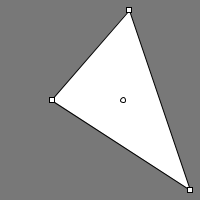
Frame 1 (no input)
Frame 60 (the mouse pressed at the canvas centre just before this capture): identical to frame 1, image omitted
Frame 120 (the mouse held since frame 60 and released just before this capture): identical to frame 1, image omitted

The Processing sketch that drew this single still picture (run headless with seeded random() and noise(); from frame 60 on, the mouse is pressed at the canvas centre):

// Processing sketch: processing_1438
// ── processing_1438.pde

/**
 *   fjenett, february 21st 2005, offenbach-germany
 *   updated 2009-04 for processing 1.0.3.
 *   .. and added centroid dragging.
 *
 *   calculates the centroid of a triangle, probably based on code by p bourke.
 */

XY a,b,c;
int rw = 5, xo, yo;

XY[] tri;
XY triDragged, centroid;

float twothird = 2.0/3.0;

void setup ()
{
    size(200,200);
    
    a = new XY(random(width),10);
    b = new XY(random(width),height/2);
    c = new XY(random(width),height-10);
    tri = new XY[]{a, b, c};
    
    centroid = new XY(-1,-1);
    
    rectMode( CENTER );
    smooth();
}

void draw ()
{
    background(120);
    beginShape(TRIANGLES);
    vertex(a.x,a.y);
    vertex(b.x,b.y);
    vertex(c.x,c.y);
    endShape();
    for (int i=0; i<tri.length; i++) rect(tri[i].x, tri[i].y, rw,rw);

    XY bc = new XY(b.x+(c.x-b.x)/2, b.y+(c.y-b.y)/2);
    centroid.set( int(a.x+(bc.x-a.x)*twothird) , int(a.y+(bc.y-a.y)*twothird) );

    ellipse(centroid.x, centroid.y, rw,rw);
}

void mousePressed ()
{
    triDragged = null;
    for (int i=0; i<tri.length; i++)
        if (tri[i].inside(mouseX, mouseY)) {
            triDragged = tri[i];
        }
    if ( triDragged == null && centroid.inside(mouseX, mouseY) )
        triDragged = centroid;
}

void mouseDragged()
{
    if ( triDragged != null )
    {
        triDragged.x = mouseX;
        triDragged.y = mouseY;
        if ( triDragged == centroid )
        {
            for (int i=0; i<tri.length; i++)
            {
                tri[i].x += mouseX-pmouseX;
                tri[i].y += mouseY-pmouseY;
            }
        }
    }
}

class XY
{
    float x, y;
    
    XY (float xx, float yy)
    {
        x=xx; 
        y=yy;
    }
    
    boolean inside (int xx, int yy)
    { 
        return (xx>x-5 && xx<x+5 && yy>y-5 && yy<y+5); 
    }
    
    void set ( int _x, int _y )
    {
        x=_x; 
        y=_y;
    }
}
